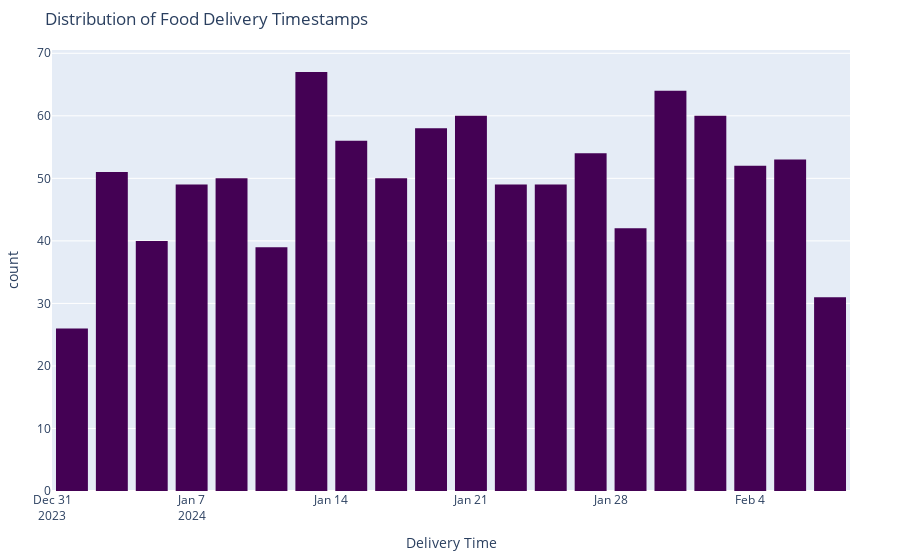

Write notebook code for a chart like this one.
### Markdown cell above
### 3.11 -  Visualize of Delivery Dates

### Code cell
fig = px.histogram(
    food, 
    x="Delivery Date and Time", 
    title="Distribution of Food Delivery Timestamps",
    labels={
        "Delivery Date and Time": "Delivery Time",  
    },
    color_discrete_sequence=px.colors.sequential.Viridis 
)


fig.update_layout(
    bargap=0.2,  
    margin=dict(l=50, r=50, t=50, b=50)
)

fig.show()

### Figure 1 — Plotly figure (JSON) as saved in the notebook; plotly's stock layout.template omitted (floating-point values rounded to 4 significant figures; data arrays with more than 128 entries replaced by an {"elided": "..."} marker saying what was removed)
{"data": [{"alignmentgroup": "True", "bingroup": "x", "hovertemplate": "Delivery Time=%{x}<br>count=%{y}<extra></extra>", "legendgroup": "", "marker": {"color": "#440154", "pattern": {"shape": ""}}, "name": "", "offsetgroup": "", "orientation": "v", "showlegend": false, "type": "histogram", "x": {"elided": "1000 str values"}, "xaxis": "x", "yaxis": "y"}], "layout": {"bargap": 0.2, "barmode": "relative", "legend": {"tracegroupgap": 0}, "margin": {"b": 50, "l": 50, "r": 50, "t": 50}, "title": {"text": "Distribution of Food Delivery Timestamps"}, "xaxis": {"anchor": "y", "domain": [0, 1], "title": {"text": "Delivery Time"}}, "yaxis": {"anchor": "x", "domain": [0, 1], "title": {"text": "count"}}}}
